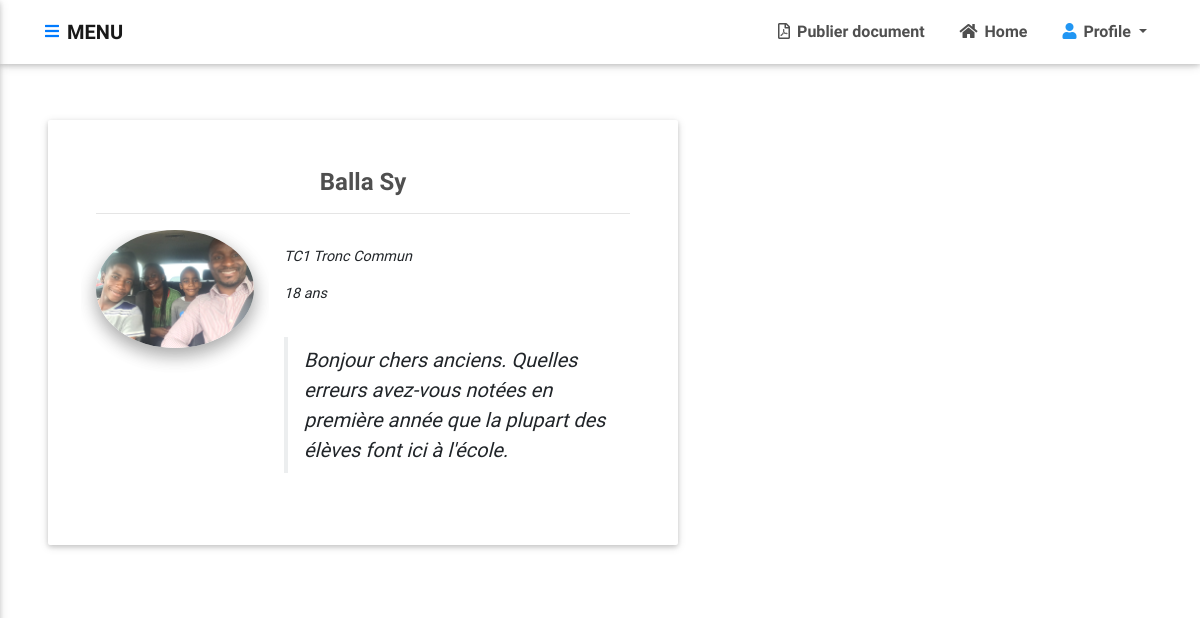
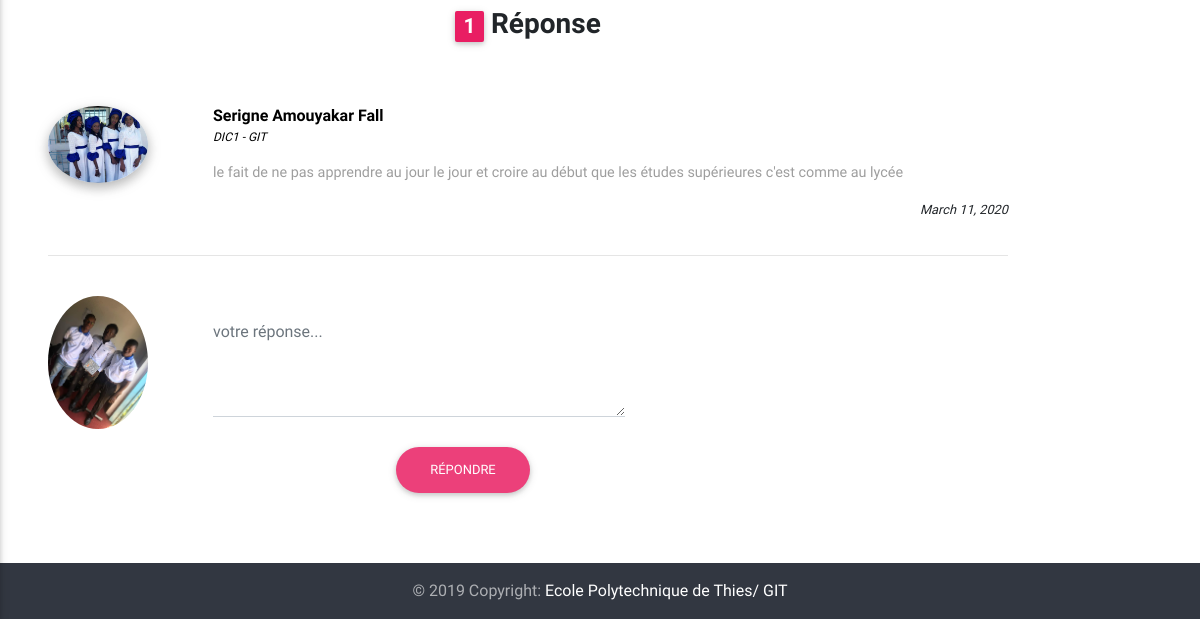
The page /compte/question/reponse/4/ (signed in) on the database as committed earlier (2 pictures, top to bottom).
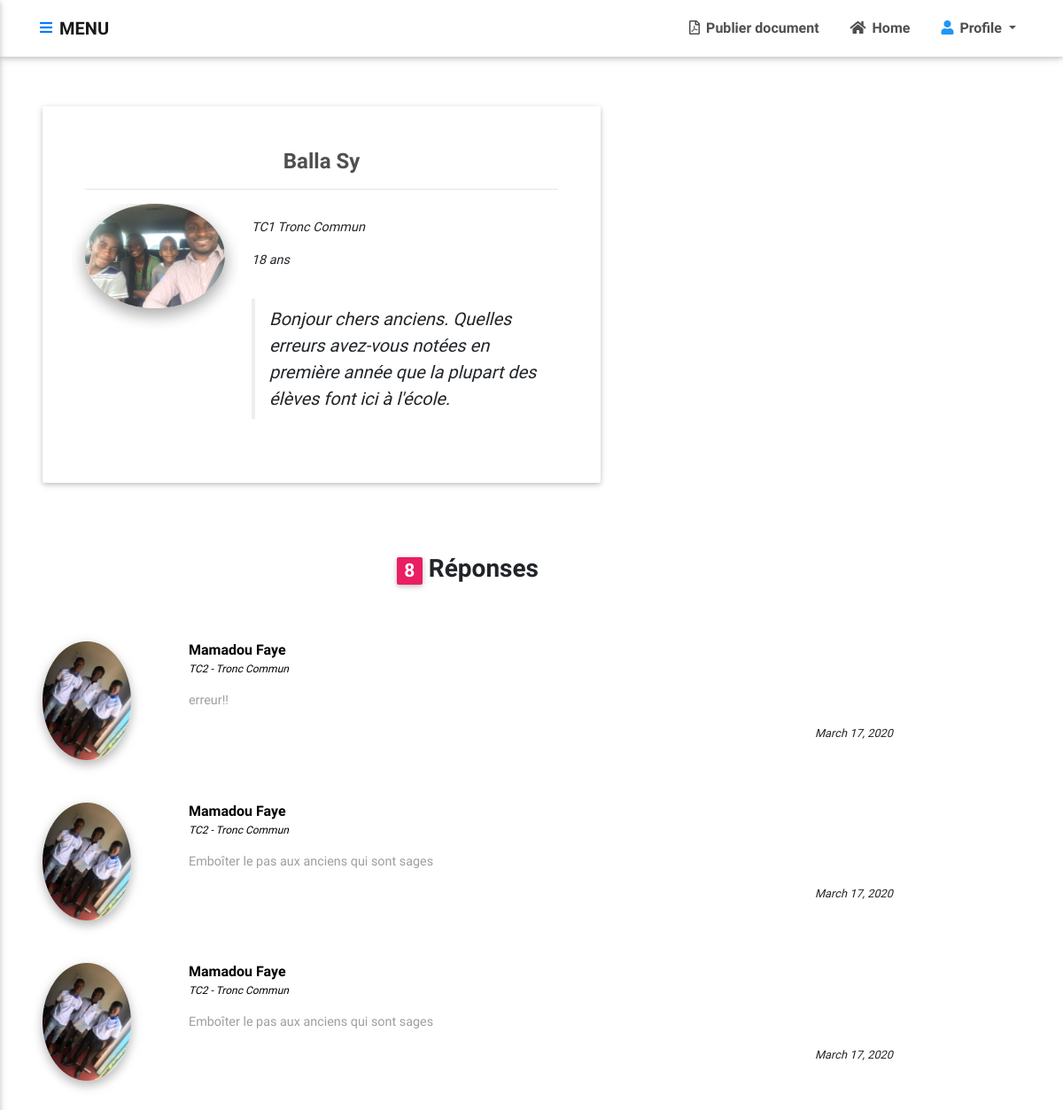
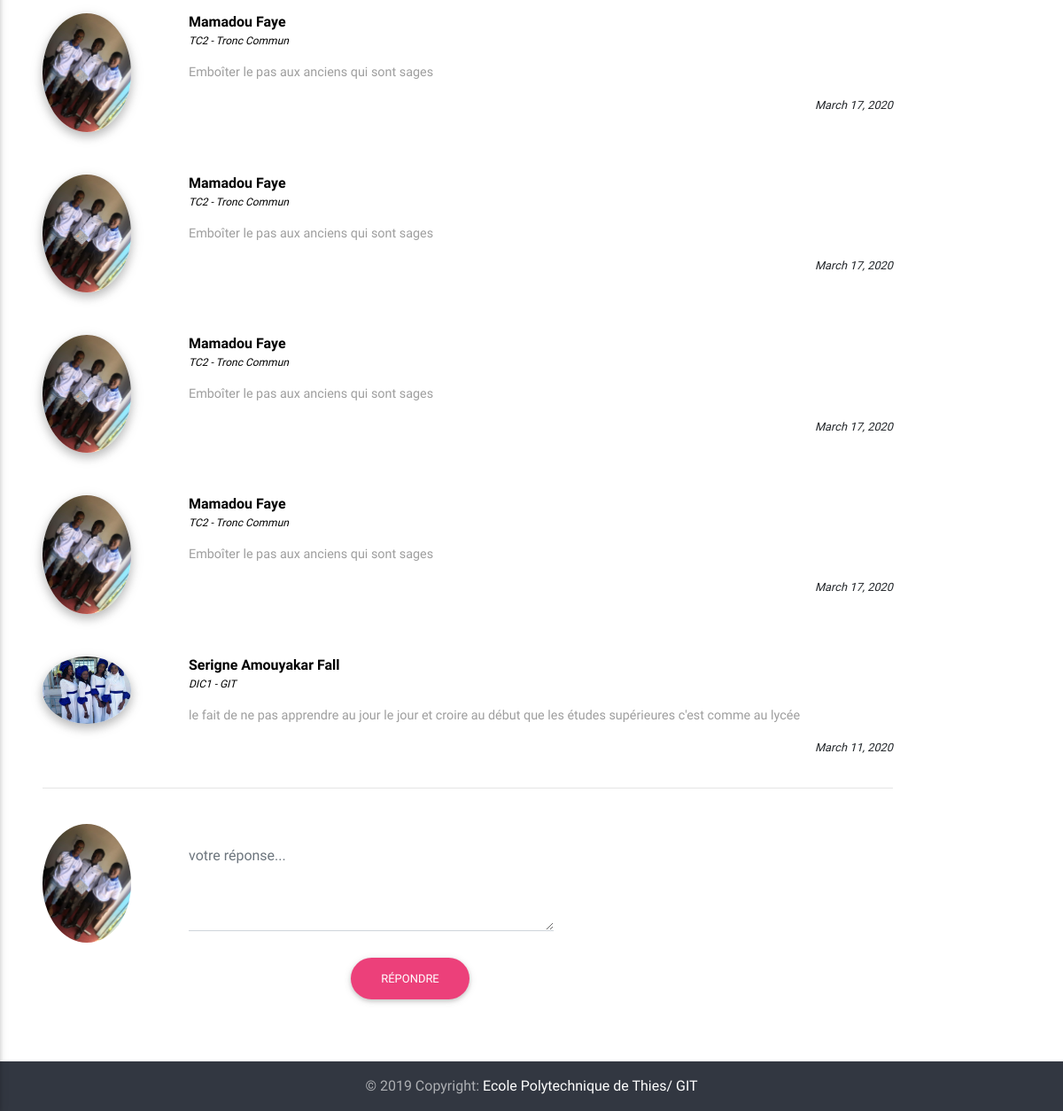
The same page on the database as committed later (2 pictures, top to bottom).
### ged_app/models.py (models this page shows, shortened)
class Question(models.Model):
    eleve_id= models.ForeignKey(Eleve,  on_delete=models.CASCADE)
    aime = models.IntegerField(default=0)
    question = models.TextField(max_length=200, null=False)
    date_question = models.DateTimeField(auto_now_add=True)

class Eleve(models.Model):
    LISTE_CLASSE = (
        ('TC1', 'TC1'),
        ('TC2','TC2'),
        ('DIC1','DIC1'),
        ('DIC2','DIC2'),
        ('DIC3','DIC3')
    )
    LISTE_GENIE = (
        ('GIT','Génie Informatique et Télécommunications'),
        ('Génie Civil','Génie Civil'),
        ('Génie Electromécanique','Génie Electro-Mécanique'),
        ('Tronc Commun', 'Tronc Commun')
    )
    user = models.OneToOneField(User,null = True, blank=True,on_delete=models.CASCADE)
    name = models.CharField( max_length=150, null=True)
    age = models.IntegerField(null=True)
    sexe = models.CharField(max_length=80, choices = [('Homme', 'Homme' ), ('Femme', 'Femme')], null=True)
    classe = models.CharField(max_length=50 , null =True ,  choices = LISTE_CLASSE)
    genie = models.CharField(max_length=100, null = True, choices = LISTE_GENIE)
    photo_profile = models.ImageField(default ="user-default.png",null = True, blank = True )

class Reponse(models.Model):
    el = models.ForeignKey(Eleve, on_delete=models.CASCADE)
    q_id = models.ForeignKey(Question, on_delete=models.CASCADE)
    vote = models.IntegerField(default=0)
    date_reponse = models.DateTimeField( auto_now_add=True)
    reponse = models.TextField(max_length=500, null = True)

### ged_app/views.py (the view, shortened to what this page needs)
# urls.py: re_path(r'^compte/question/reponse/(?P<pk>[0-9]*)/$', views.repondre, name='repondre'),
@login_required(login_url='connecter')
def repondre(request, pk):
    quest = Question.objects.get(id= int(pk))
    rep = Reponse.objects.filter(q_id=quest).order_by('-id')
    rep_form = ReponseForm()
    context = {'question': quest, 'rep_form':rep_form, 'reponse':rep}
    return render(request, 'ged_app/question/repondre.html', context)

### ged_app/forms.py
class ReponseForm(forms.ModelForm):
    reponse = forms.CharField(label="", widget =forms.Textarea(attrs={'type':'text', 'class':'md-textarea form-control','id':'form-mess' ,'placeholder':'votre réponse...', 'rows':'3', 'cols':'55'}))
    class Meta:
        model = Reponse
        fields = ('reponse',)

### ged_app/templates/ged_app/question/repondre.html (shortened to what this page needs)
{% extends '../main.html' %}
{% block content %}
<body>
    <section id ='sec'>
        <section class="mb-5">
        <div class="row">
            <div class="col-md-8 mb-md-0 mb-4">
            <div class="jumbotron p-5 text-center text-md-left author-box wow fadeIn" data-wow-delay="0.3s"
                        style= "visibility: visible; animation-name:fadeIn; animation-delay:0.3s">
                <h4 class="h3-responsive text-center font-weight-bold dark-grey-text"> {{question.eleve_id.name}}</h4>
                <hr>
                <div class="row">
                    <div class="col-4 col-md-4 mb-md-0 mb-4 view overlay">
                        <img src="{{question.eleve_id.photo_profile.url}}" class="img-fluid rounded-circle z-depth-2">
                    </div>
                    <div class="col-4 col-md-8 mt-3">
                        <div class="personal-sm pb-3" style="font-style: italic; font-size:12px;">
                            <p  class="font-weight">{{question.eleve_id.classe}} {{question.eleve_id.genie}}</p>
                            <p  class="font-weight">{{question.eleve_id.age}} ans</p>
                        </div>
                        <blockquote class="blockquote mt-0 mb-4">
                            <em><h class="mt-1"> {{question.question}} </h></em>
                        </blockquote>
                    </div>
                </div>
            </div>
            </div>
        </div>
        </section>
        <section class="mb-5 wow fadeIn" data-wow-delay="0.7s" style="visibility: visible; animation-name:fadeIn; animation-delay:0.7s;">
            <div class="comments-list text-center text-md-left" >
                <h3 class="text-center font-weight-bold mb-5 pb-3"><span class="badge pink">{{reponse.count}}</span> Réponse{{reponse|pluralize}}</h3>
                <div class="row mb-4 mt-4">
                    {% for ans in reponse  %}
                    <div class="col-sm-2 col-12 mb-md-0 mb-3">
                        <img src="{{ans.el.photo_profile.url}}" class="avatar rounded-circle z-depth-1-half mb-5">
                    </div>
                    <div class="col-sm-10 col-12">
                        <a href="#">
                            <h6 class="font-weight-bold" style="color:black;"> {{ans.el.name}} </h6>
                            <p style="color : black; font-size:12px; margin-top:-5px; font-style:italic;"> {{ans.el.classe}} - {{ans.el.genie}}  </p>
                        </a>
                        <div class="mt-2">
                            <p class="grey-text" > {{ans.reponse}}</p>
                            <small style="font-style: italic; margin-left:10px; float:right;">{{ans.date_reponse.date}}</small>
                        </div>
                    </div>
                    {% endfor %}
                </div>
            </div>
            <hr>
            <div class="reply-form">
                <div class="row text-center text-md-left">
                    <div class="col-sm-2 col-8 mb-md-0 mt-4">
                        <img class="img-fluid avatar rounded-circle z-depth-0" src=" {{request.user.eleve.photo_profile.url}} ">
                    </div>
                    <form method="POST" action="{% url 'repondre' pk=question.pk %}" enctype="multipart/form-data" role='form'>
                        <div class="col-sm-10 col-12">
                            <div class="md-form">
                                {{rep_form.as_p}}
                            </div>
                        </div>
                        <div class=" col-md-12 text-center mt-4">
                            <button class="btn btn-pink btn-rounded waves-effect waves-light" type="submit">Répondre</button>
                        </div>
                    </form>
                </div>
            </div>
        </section>
    </section>
</body>
{% endblock content %}

### ged_app/templates/ged_app/main.html (shortened to what this page needs)
{% load static %}
<!DOCTYPE html>
<html lang="fr-FR">
<head>
  <link rel="stylesheet" href="https://use.fontawesome.com/releases/v5.11.2/css/all.css">
  <link href="{% static 'ecommerce/css/bootstrap.min.css' %}" rel="stylesheet">
  <link href="{% static 'ecommerce/css/mdb.min.css' %}" rel="stylesheet">
</head>
  <header>
    <nav class="navbar fixed-top navbar-expand-lg  navbar-light scrolling-navbar white">
      <div class="container">
        <div class="float-left mr-2">
          <a href="#" data-activates="slide-out" class="button-collapse">
            <i class="fas fa-bars"></i>
          </a>
        </div>
        <a class="navbar-brand font-weight-bold" href="#">
          <strong>MENU</strong>
        </a>
        <div class="collapse navbar-collapse" id="navbarSupportedContent-4">
          <ul class="navbar-nav ml-auto">
            <li class="nav-item">
              <a class="nav-link waves-effect waves-light dark-grey-text font-weight-bold" href="{% url 'upload_doc'  %}">
                <i class="far fa-file-pdf"></i> Publier document
              </a>
            </li>
            <li class="nav-item ml-3">
              <a class="nav-link waves-effect waves-light dark-grey-text font-weight-bold" href="{% url 'page_eleve' %}">
                <i class="fas fa-home"></i> <span class="clearfix d-none d-sm-inline-block">Home</span></a>
            </li>
            <li class="nav-item dropdown ml-3">
              <a class="nav-link dropdown-toggle waves-effect waves-light dark-grey-text font-weight-bold"
                id="navbarDropdownMenuLink-4" data-toggle="dropdown" aria-haspopup="true" aria-expanded="false">
                <i class="fas fa-user blue-text"></i> Profile </a>
            </li>
          </ul>
        </div>
      </div>
    </nav>
  </header>
  <div>
    {% block content %}
    {% endblock %}
  </div>
<footer class="page-footer text-md-left stylish-color-dark " >
  <div class="footer-copyright py-3 text-center">
    <div class="container-fluid">
      © 2019 Copyright: <a href="#" target="_blank"> Ecole Polytechnique de Thies/ GIT </a>
    </div>
  </div>
</footer>

### ged_app/templates/ged_app/main.html (style rules this page uses)
footer { bottom:0px; position:fixed; width: 100%; }

### ged_app/templates/ged_app/question/repondre.html (style rules this page uses)
#sec { margin: 10% 4%; width: 80%; max-height: 100%; height : 100%; }

Rows that differ between the two databases and show on the page:
added Reponse: el.photo_profile (picture), el.name "Mamadou Faye", el.classe "TC2", el.genie "Tronc Commun", reponse "erreur!!", date_reponse "March 17, 2020"
added Reponse: el.photo_profile (picture), el.name "Mamadou Faye", el.classe "TC2", el.genie "Tronc Commun", reponse "Emboîter le pas aux anciens qui sont sages", date_reponse "March 17, 2020"
added Reponse: el.photo_profile (picture), el.name "Mamadou Faye", el.classe "TC2", el.genie "Tronc Commun", reponse "Emboîter le pas aux anciens qui sont sages", date_reponse "March 17, 2020"
added Reponse: el.photo_profile (picture), el.name "Mamadou Faye", el.classe "TC2", el.genie "Tronc Commun", reponse "Emboîter le pas aux anciens qui sont sages", date_reponse "March 17, 2020"
added Reponse: el.photo_profile (picture), el.name "Mamadou Faye", el.classe "TC2", el.genie "Tronc Commun", reponse "Emboîter le pas aux anciens qui sont sages", date_reponse "March 17, 2020"
added Reponse: el.photo_profile (picture), el.name "Mamadou Faye", el.classe "TC2", el.genie "Tronc Commun", reponse "Emboîter le pas aux anciens qui sont sages", date_reponse "March 17, 2020"
added Reponse: el.photo_profile (picture), el.name "Mamadou Faye", el.classe "TC2", el.genie "Tronc Commun", reponse "Emboîter le pas aux anciens qui sont sages", date_reponse "March 17, 2020"
Other text that changed with them:
{{ reponse.count }}: "1" → "8"
